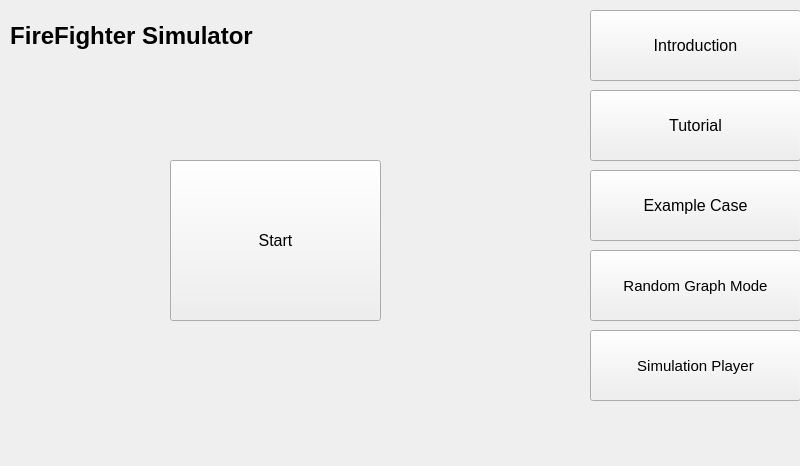
<?xml version="1.0" encoding="UTF-8"?>
<ui version="4.0">
 <class>MainWindow</class>
 <widget class="QMainWindow" name="MainWindow">
  <property name="geometry">
   <rect>
    <x>0</x>
    <y>0</y>
    <width>800</width>
    <height>466</height>
   </rect>
  </property>
  <property name="windowTitle">
   <string>FireFighter Simulator</string>
  </property>
  <widget class="QWidget" name="centralwidget">
   <widget class="QWidget" name="widget_sidebar" native="true">
    <property name="geometry">
     <rect>
      <x>590</x>
      <y>0</y>
      <width>211</width>
      <height>471</height>
     </rect>
    </property>
    <widget class="QPushButton" name="button_case">
     <property name="geometry">
      <rect>
       <x>0</x>
       <y>170</y>
       <width>211</width>
       <height>71</height>
      </rect>
     </property>
     <property name="font">
      <font>
       <family>Segoe UI</family>
       <pointsize>12</pointsize>
       <weight>50</weight>
       <bold>false</bold>
      </font>
     </property>
     <property name="text">
      <string>Example Case</string>
     </property>
    </widget>
    <widget class="QPushButton" name="startButton">
     <property name="geometry">
      <rect>
       <x>0</x>
       <y>250</y>
       <width>211</width>
       <height>71</height>
      </rect>
     </property>
     <property name="font">
      <font>
       <family>Segoe UI</family>
       <pointsize>11</pointsize>
       <weight>50</weight>
       <bold>false</bold>
      </font>
     </property>
     <property name="text">
      <string>Random Graph Mode</string>
     </property>
    </widget>
    <widget class="QPushButton" name="button_tutorial">
     <property name="geometry">
      <rect>
       <x>0</x>
       <y>90</y>
       <width>211</width>
       <height>71</height>
      </rect>
     </property>
     <property name="font">
      <font>
       <family>Segoe UI</family>
       <pointsize>12</pointsize>
       <weight>50</weight>
       <bold>false</bold>
      </font>
     </property>
     <property name="text">
      <string>Tutorial</string>
     </property>
    </widget>
    <widget class="QPushButton" name="button_home">
     <property name="geometry">
      <rect>
       <x>0</x>
       <y>10</y>
       <width>211</width>
       <height>71</height>
      </rect>
     </property>
     <property name="font">
      <font>
       <family>Segoe UI</family>
       <pointsize>12</pointsize>
       <weight>50</weight>
       <bold>false</bold>
      </font>
     </property>
     <property name="text">
      <string>Introduction</string>
     </property>
    </widget>
    <widget class="QPushButton" name="button_simulation">
     <property name="geometry">
      <rect>
       <x>0</x>
       <y>330</y>
       <width>211</width>
       <height>71</height>
      </rect>
     </property>
     <property name="font">
      <font>
       <family>Segoe UI</family>
       <pointsize>11</pointsize>
       <weight>50</weight>
       <bold>false</bold>
      </font>
     </property>
     <property name="text">
      <string>Simulation Player</string>
     </property>
    </widget>
   </widget>
   <widget class="QWidget" name="widget_3" native="true">
    <property name="geometry">
     <rect>
      <x>0</x>
      <y>0</y>
      <width>591</width>
      <height>461</height>
     </rect>
    </property>
    <widget class="QLabel" name="label">
     <property name="geometry">
      <rect>
       <x>10</x>
       <y>70</y>
       <width>561</width>
       <height>111</height>
      </rect>
     </property>
     <property name="text">
      <string/>
     </property>
    </widget>
    <widget class="QWidget" name="horizontalLayoutWidget">
     <property name="geometry">
      <rect>
       <x>10</x>
       <y>10</y>
       <width>571</width>
       <height>51</height>
      </rect>
     </property>
     <layout class="QHBoxLayout" name="horizontalLayout">
      <item>
       <widget class="QLabel" name="lable_pagetitle">
        <property name="font">
         <font>
          <family>Segoe UI</family>
          <pointsize>18</pointsize>
          <weight>75</weight>
          <bold>true</bold>
         </font>
        </property>
        <property name="text">
         <string>FireFighter Simulator</string>
        </property>
        <property name="alignment">
         <set>Qt::AlignCenter</set>
        </property>
       </widget>
      </item>
      <item>
       <spacer name="horizontalSpacer">
        <property name="orientation">
         <enum>Qt::Horizontal</enum>
        </property>
        <property name="sizeHint" stdset="0">
         <size>
          <width>40</width>
          <height>20</height>
         </size>
        </property>
       </spacer>
      </item>
     </layout>
    </widget>
    <widget class="QStackedWidget" name="stackedWidget">
     <property name="geometry">
      <rect>
       <x>10</x>
       <y>70</y>
       <width>561</width>
       <height>381</height>
      </rect>
     </property>
     <property name="font">
      <font>
       <family>Segoe UI</family>
       <pointsize>12</pointsize>
      </font>
     </property>
     <property name="currentIndex">
      <number>4</number>
     </property>
     <widget class="QWidget" name="page">
      <widget class="QLabel" name="label_2">
       <property name="geometry">
        <rect>
         <x>10</x>
         <y>20</y>
         <width>511</width>
         <height>361</height>
        </rect>
       </property>
       <property name="text">
        <string>&lt;html&gt;&lt;head/&gt;&lt;body&gt;&lt;p&gt;The Moving firefighter problem considering fuel management aims to determine the optimal assignment of firefighters to protect the maximum number of nodes from catching fire. &lt;/p&gt;&lt;p&gt;This study proposes incorporating fuel management data on each node’s value (resource richness), risk, estimated burn time, and bidirectional fire spread speed across edges into the firefighter problem formulation. We also impose more realistic constraints of firefighters traversing edges at a fixed speed and requiring a certain protection time at each node. This yields a practical moving firefighter problem for determining the minimum-loss firefighting strategy.&lt;/p&gt;&lt;p&gt;In this problem, fire spreads from burned nodes to adjacent unprotected nodes, while firefighters can move from their current node to unburned nodes to protect them before proceeding along edges. &lt;/p&gt;&lt;p&gt;&lt;br/&gt;&lt;/p&gt;&lt;/body&gt;&lt;/html&gt;</string>
       </property>
       <property name="scaledContents">
        <bool>false</bool>
       </property>
       <property name="wordWrap">
        <bool>true</bool>
       </property>
      </widget>
     </widget>
     <widget class="QWidget" name="page_2"/>
     <widget class="QWidget" name="page_3">
      <widget class="QPushButton" name="button_case1">
       <property name="geometry">
        <rect>
         <x>410</x>
         <y>320</y>
         <width>141</width>
         <height>41</height>
        </rect>
       </property>
       <property name="text">
        <string>case1</string>
       </property>
      </widget>
      <widget class="QLabel" name="label_casename">
       <property name="geometry">
        <rect>
         <x>10</x>
         <y>10</y>
         <width>351</width>
         <height>61</height>
        </rect>
       </property>
       <property name="font">
        <font>
         <family>Segoe UI</family>
         <pointsize>24</pointsize>
         <weight>75</weight>
         <bold>true</bold>
        </font>
       </property>
       <property name="text">
        <string>2021玉山森林大火</string>
       </property>
      </widget>
      <widget class="QLabel" name="label_3">
       <property name="geometry">
        <rect>
         <x>20</x>
         <y>100</y>
         <width>531</width>
         <height>111</height>
        </rect>
       </property>
       <property name="font">
        <font>
         <family>Segoe UI</family>
         <pointsize>12</pointsize>
         <weight>75</weight>
         <bold>true</bold>
        </font>
       </property>
       <property name="text">
        <string>2021年5月15日，森林火勢延燒達12天，延燒面積達79.7公頃，森林區被害全損面積達22.0877公頃
，造成救災人事、設備支出、林相改良費用、林木損失以
及生態系服務價值損失總計新台幣2億2800多萬元。</string>
       </property>
       <property name="wordWrap">
        <bool>true</bool>
       </property>
      </widget>
     </widget>
     <widget class="QWidget" name="page_4">
      <widget class="QPushButton" name="button_startGame">
       <property name="geometry">
        <rect>
         <x>420</x>
         <y>310</y>
         <width>121</width>
         <height>51</height>
        </rect>
       </property>
       <property name="text">
        <string>GO</string>
       </property>
      </widget>
      <widget class="QLabel" name="label_4">
       <property name="geometry">
        <rect>
         <x>10</x>
         <y>130</y>
         <width>251</width>
         <height>31</height>
        </rect>
       </property>
       <property name="font">
        <font>
         <family>Arial</family>
         <pointsize>12</pointsize>
        </font>
       </property>
       <property name="text">
        <string>File Information:</string>
       </property>
      </widget>
      <widget class="QPushButton" name="button_file">
       <property name="geometry">
        <rect>
         <x>10</x>
         <y>30</y>
         <width>101</width>
         <height>41</height>
        </rect>
       </property>
       <property name="text">
        <string>Select File</string>
       </property>
      </widget>
      <widget class="QCheckBox" name="checkBox">
       <property name="geometry">
        <rect>
         <x>130</x>
         <y>40</y>
         <width>151</width>
         <height>21</height>
        </rect>
       </property>
       <property name="font">
        <font>
         <family>Arial</family>
         <pointsize>10</pointsize>
        </font>
       </property>
       <property name="text">
        <string>Use Default File</string>
       </property>
      </widget>
      <widget class="QLabel" name="label_5">
       <property name="geometry">
        <rect>
         <x>20</x>
         <y>170</y>
         <width>141</width>
         <height>51</height>
        </rect>
       </property>
       <property name="text">
        <string>Firefighter numbers</string>
       </property>
      </widget>
      <widget class="QLabel" name="label_filename">
       <property name="geometry">
        <rect>
         <x>120</x>
         <y>70</y>
         <width>411</width>
         <height>51</height>
        </rect>
       </property>
       <property name="text">
        <string/>
       </property>
      </widget>
      <widget class="QLabel" name="label_7">
       <property name="geometry">
        <rect>
         <x>10</x>
         <y>80</y>
         <width>101</width>
         <height>31</height>
        </rect>
       </property>
       <property name="font">
        <font>
         <family>Arial</family>
         <pointsize>12</pointsize>
        </font>
       </property>
       <property name="text">
        <string>File Name: </string>
       </property>
      </widget>
      <widget class="QLabel" name="label_8">
       <property name="geometry">
        <rect>
         <x>20</x>
         <y>220</y>
         <width>141</width>
         <height>51</height>
        </rect>
       </property>
       <property name="text">
        <string>Depot node </string>
       </property>
      </widget>
      <widget class="QLabel" name="label_9">
       <property name="geometry">
        <rect>
         <x>20</x>
         <y>270</y>
         <width>141</width>
         <height>51</height>
        </rect>
       </property>
       <property name="text">
        <string>Fire Source</string>
       </property>
      </widget>
      <widget class="QTextBrowser" name="textBrowser_ffn">
       <property name="geometry">
        <rect>
         <x>180</x>
         <y>180</y>
         <width>111</width>
         <height>31</height>
        </rect>
       </property>
      </widget>
      <widget class="QTextBrowser" name="textBrowser_dn">
       <property name="geometry">
        <rect>
         <x>180</x>
         <y>230</y>
         <width>111</width>
         <height>31</height>
        </rect>
       </property>
      </widget>
      <widget class="QTextBrowser" name="textBrowser_fs">
       <property name="geometry">
        <rect>
         <x>180</x>
         <y>280</y>
         <width>111</width>
         <height>31</height>
        </rect>
       </property>
      </widget>
      <widget class="QLabel" name="label_6">
       <property name="geometry">
        <rect>
         <x>330</x>
         <y>170</y>
         <width>91</width>
         <height>51</height>
        </rect>
       </property>
       <property name="text">
        <string>Node numbers</string>
       </property>
      </widget>
      <widget class="QTextBrowser" name="textBrowser_nn">
       <property name="geometry">
        <rect>
         <x>430</x>
         <y>180</y>
         <width>111</width>
         <height>31</height>
        </rect>
       </property>
      </widget>
     </widget>
     <widget class="QWidget" name="page_5">
      <widget class="QPushButton" name="button_enter">
       <property name="geometry">
        <rect>
         <x>160</x>
         <y>90</y>
         <width>211</width>
         <height>161</height>
        </rect>
       </property>
       <property name="text">
        <string>Start</string>
       </property>
      </widget>
     </widget>
    </widget>
   </widget>
  </widget>
 </widget>
 <resources/>
 <connections/>
</ui>
